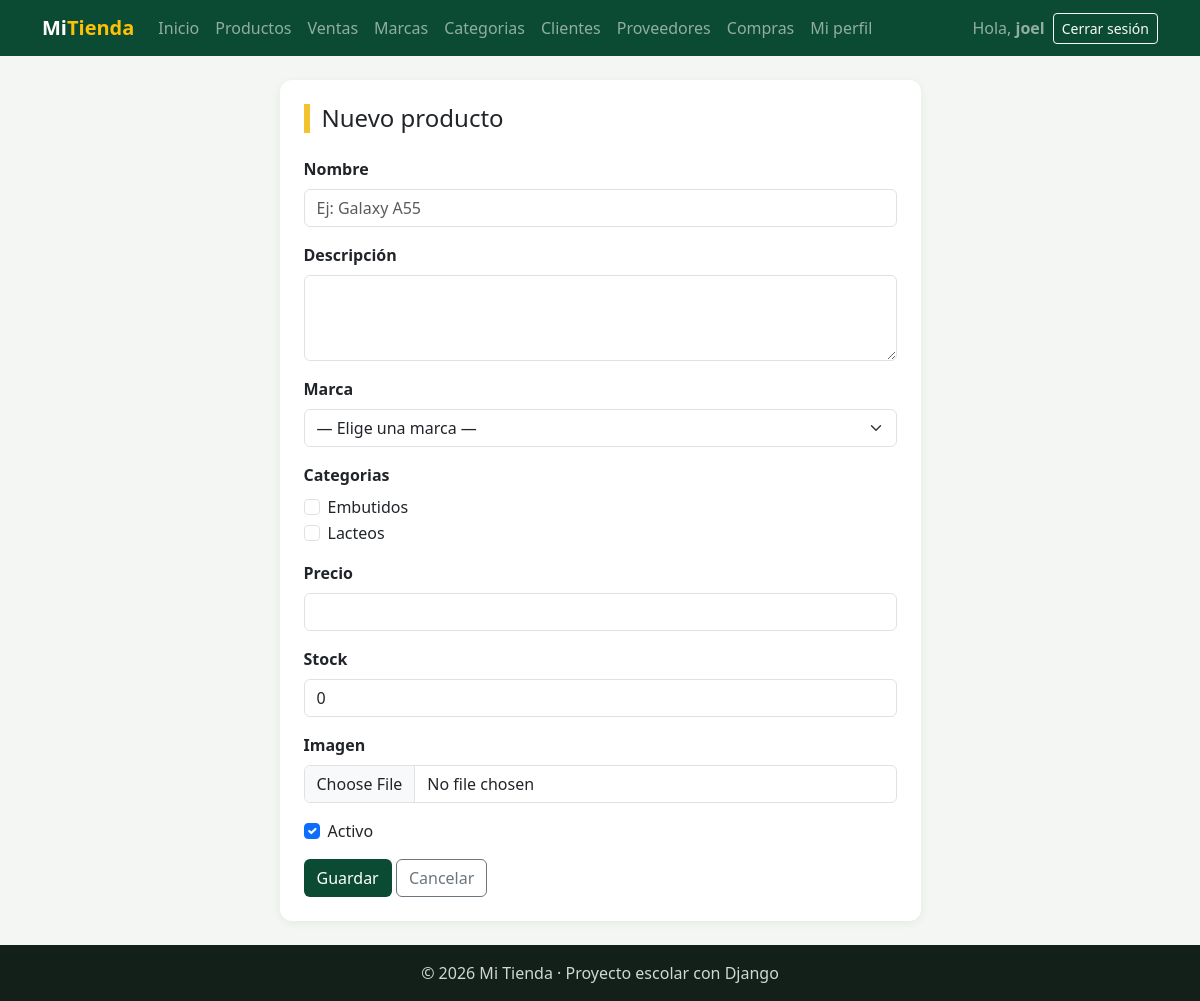
The page /facturacion/productos/crear/ (signed in) on the database as committed earlier.
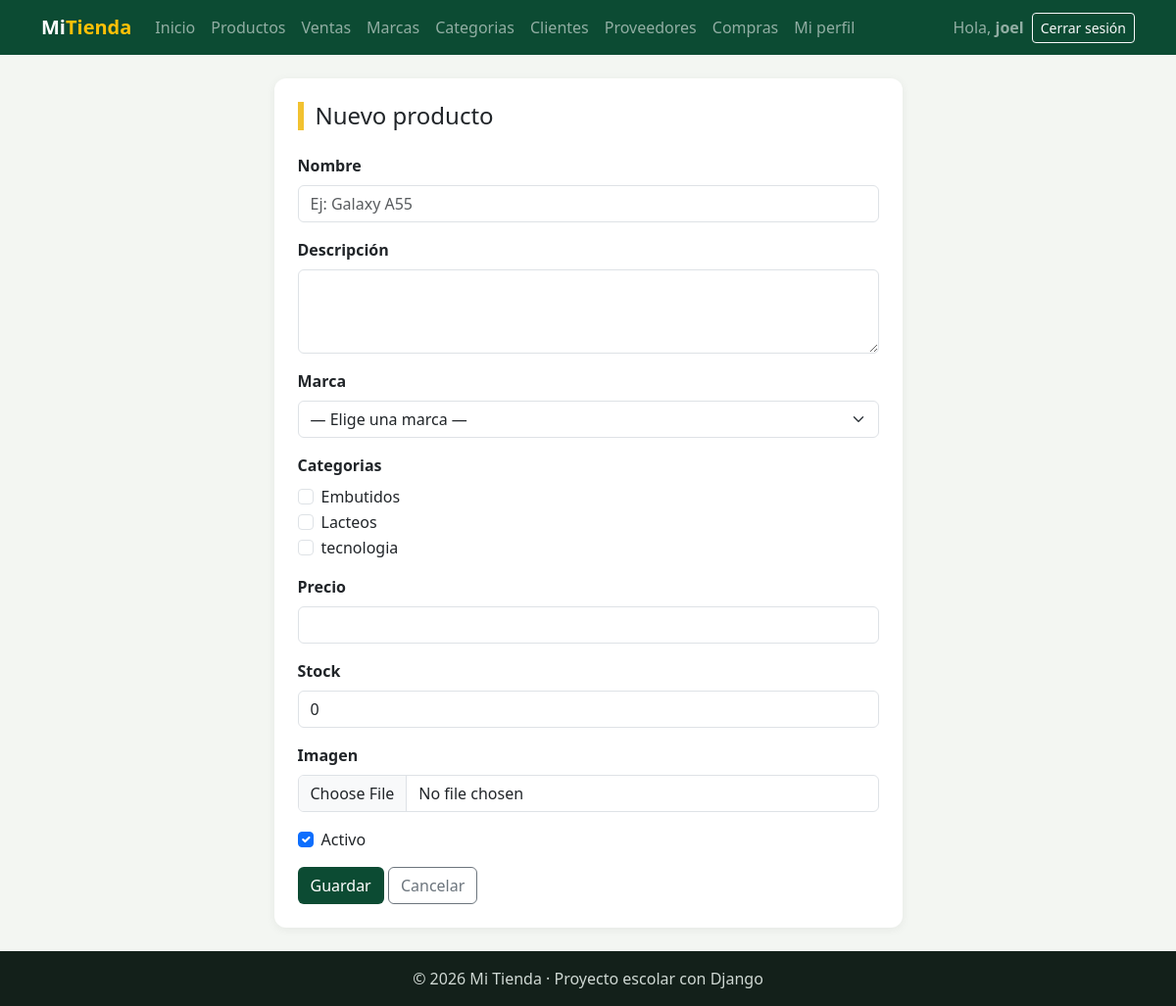
The same page on the database as committed later.
### facturacion/models.py (models this page shows)
class Categoria(models.Model):                     # Hereda de ModeloBase (y este de models.Model)
    nombre = models.CharField(max_length=60, unique=True)
    descripcion = models.TextField("Descripción", blank=True)
    activo = models.BooleanField(default=True)
    class Meta:
        verbose_name = "Categoría"
        verbose_name_plural = "Categorías"
        ordering = ["nombre"]
    def __str__(self):
        return self.nombre

### facturacion/views.py (the view)
# urls.py: path("productos/crear/", views.ProductoCreateView.as_view(), name="producto_crear"),
class ProductoCreateView(LoginRequiredMixin, UsuarioRegistroMixin, SuccessMessageMixin, CreateView):   # CREAR
    model = Producto
    form_class = ProductoForm                              # nuestro formulario
    template_name = "facturacion/producto_form.html"
    success_url = reverse_lazy("facturacion:producto_lista")   # a dónde ir al guardar
    success_message = "Producto «%(nombre)s» creado."      # %(nombre)s = el campo nombre del formulario
    extra_context = {"titulo": "Nuevo producto", "boton": "Guardar"}

### facturacion/models.py (called while the page is built)
    def __str__(self):
        return self.nombre

### facturacion/templates/facturacion/producto_form.html (shortened to what this page needs)
{% extends "base.html" %}
{% block contenido %}
<div class="row justify-content-center">
    <div class="col-lg-7">
        <div class="tarjeta">
            <h1 class="h4 titulo-pagina mb-4">{{ titulo }}{% if object %}: {{ object.nombre }}{% endif %}</h1>
            <form method="post" enctype="multipart/form-data" novalidate>
                {% for campo in form %}
                    {% if campo.name == "categorias" %}
                        <div class="mb-3">
                            <label class="form-label fw-semibold">{{ campo.label }}</label>
                            {% for opcion in campo %}
                                <div class="form-check">
                                    {{ opcion.tag }}
                                    <label class="form-check-label" for="{{ opcion.id_for_label }}">{{ opcion.choice_label }}</label>
                                </div>
                            {% empty %}
                                <div class="text-muted small">No hay categorías. Créalas primero.</div>
                            {% endfor %}
                        </div>
                    {% elif campo.name == "activo" %}
                        <div class="form-check mb-3">
                            {{ campo }}
                            <label class="form-check-label" for="{{ campo.id_for_label }}">{{ campo.label }}</label>
                        </div>
                    {% else %}
                        <div class="mb-3">
                            <label class="form-label fw-semibold" for="{{ campo.id_for_label }}">{{ campo.label }}</label>
                            {{ campo }}
                        </div>
                    {% endif %}
                {% endfor %}
                <button type="submit" class="btn btn-verde">{{ boton }}</button>
                <a href="{% url 'facturacion:producto_lista' %}" class="btn btn-outline-secondary">Cancelar</a>
            </form>
        </div>
    </div>
</div>
{% endblock %}

Rows that differ between the two databases and show on the page:
added Categoria: choice_label "tecnologia"
